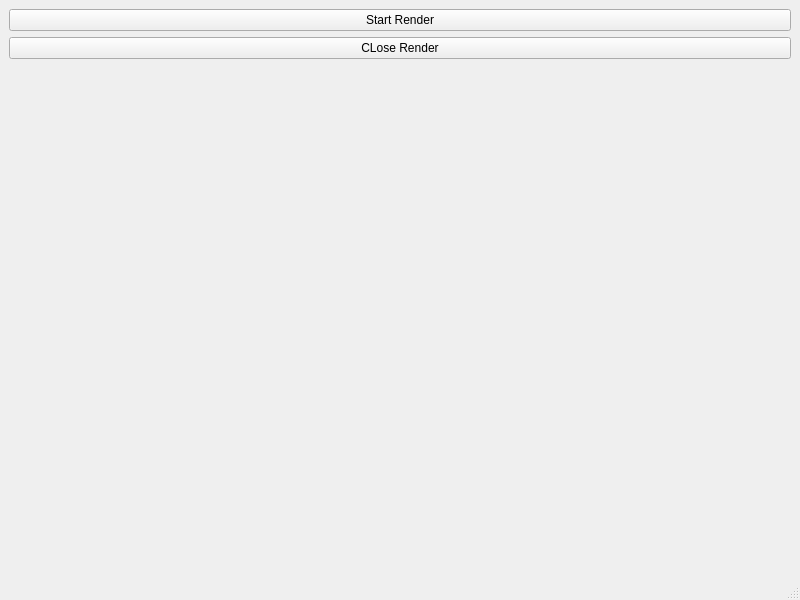
<?xml version="1.0" encoding="UTF-8"?>
<ui version="4.0">
 <class>MainWindow</class>
 <widget class="QMainWindow" name="MainWindow">
  <property name="geometry">
   <rect>
    <x>0</x>
    <y>0</y>
    <width>800</width>
    <height>600</height>
   </rect>
  </property>
  <property name="windowTitle">
   <string>MainWindow</string>
  </property>
  <widget class="QWidget" name="centralwidget">
   <layout class="QVBoxLayout" name="verticalLayout">
    <item>
     <widget class="QPushButton" name="button_render">
      <property name="text">
       <string>Start Render</string>
      </property>
     </widget>
    </item>
    <item>
     <widget class="QPushButton" name="pushButton">
      <property name="text">
       <string>CLose Render</string>
      </property>
     </widget>
    </item>
    <item>
     <widget class="QWidget" name="widget_vulkan" native="true"/>
    </item>
   </layout>
  </widget>
  <widget class="QMenuBar" name="menubar">
   <property name="geometry">
    <rect>
     <x>0</x>
     <y>0</y>
     <width>800</width>
     <height>28</height>
    </rect>
   </property>
  </widget>
  <widget class="QStatusBar" name="statusbar"/>
 </widget>
 <resources/>
 <connections/>
</ui>
